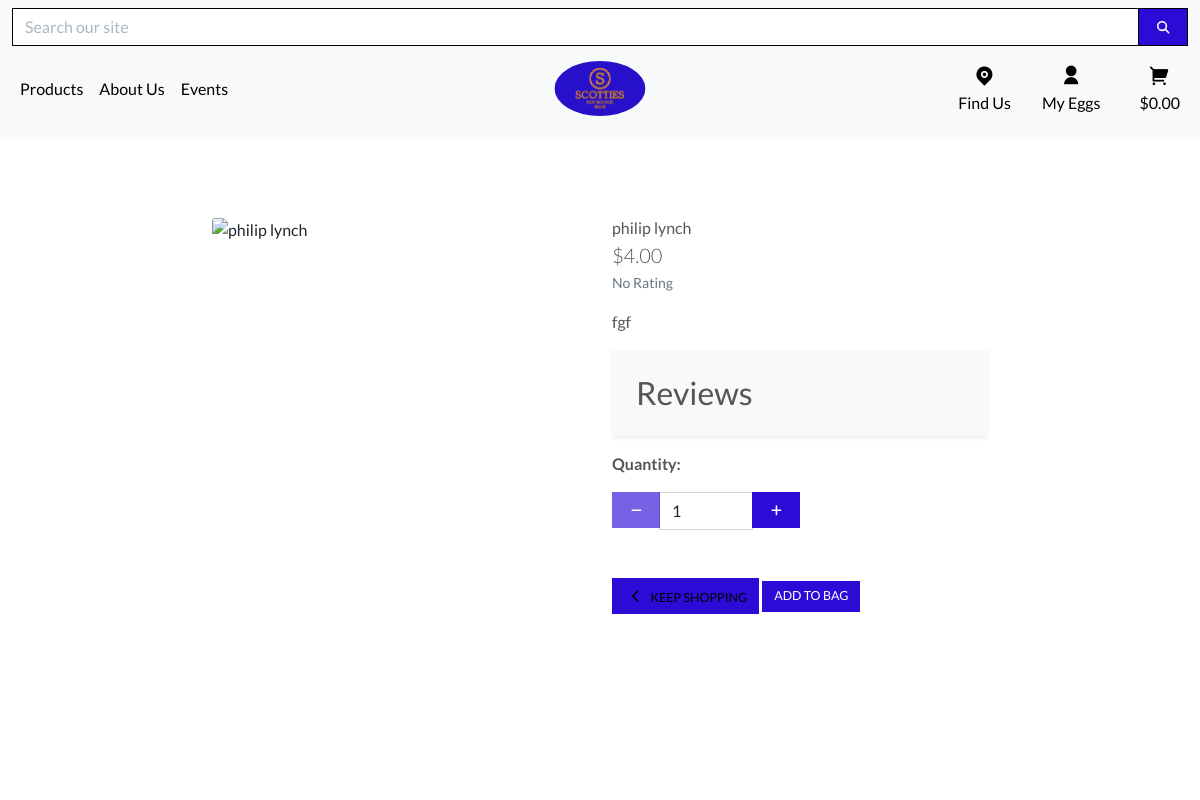
The page /products/1/ on the database as committed earlier.
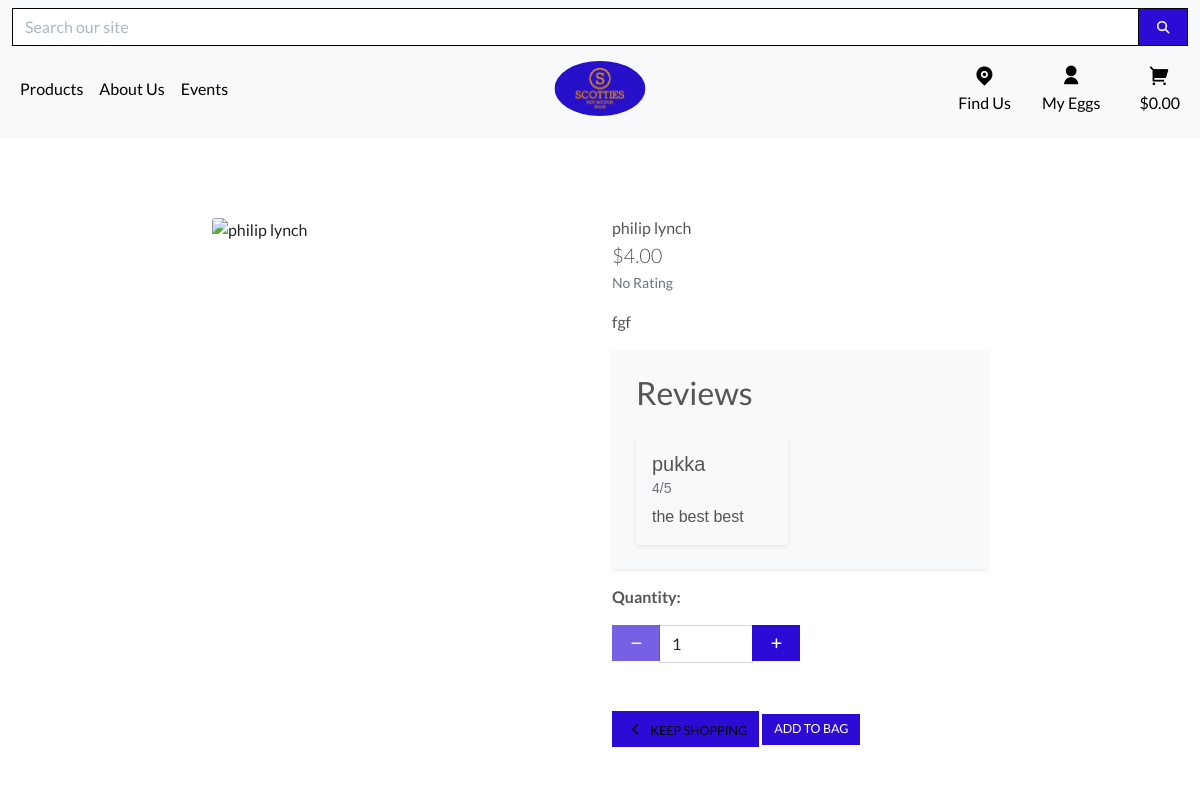
The same page on the database as committed later.
### products/models.py (models this page shows, shortened)
class Product(models.Model):
    category = models.ForeignKey('Category', null=True, blank=True, on_delete=models.SET_NULL)
    sku = models.CharField(max_length=254, null=True, blank=True)
    name = models.CharField(max_length=254)
    description = models.TextField()
    price = models.DecimalField(max_digits=6, decimal_places=2)
    image_url = models.URLField(max_length=1024, null=True, blank=True)
    image = CloudinaryField('image', null=True, blank=True)

### home/models.py (models this page shows, shortened)
class Review(models.Model):
    RATING_CHOICES = (
        (1, '★'),
        (2, '★★'),
        (3, '★★★'),
        (4, '★★★★'),
        (5, '★★★★★'),
    )
    name = models.CharField(max_length=255)
    email = models.EmailField()
    comment = models.TextField()
    rating = models.IntegerField(choices=RATING_CHOICES)
    user = models.ForeignKey(User, on_delete=models.CASCADE)
    products = models.ManyToManyField(Product)
    product = models.ForeignKey(Product, on_delete=models.CASCADE, null=False, blank=False, related_name='reviews', default=1)

### products/views.py (the view)
# urls.py: path('<int:product_id>/', views.product_detail, name='product_detail'),
def product_detail(request, product_id):
    product = get_object_or_404(Product, pk=product_id)
    reviews = product.reviews.all()
    context = {
        'product': product,
        'reviews': reviews,
    }
    return render(request, 'products/product_detail.html', context)

### bag/contexts.py (called while the page is built, shortened)
def bag_contents(request):
    bag_items = []
    total = 0
    product_count = 0
    bag = request.session.get('bag', {})
    if total < settings.FREE_DELIVERY_THRESHOLD:
        delivery = total * Decimal(settings.STANDARD_DELIVERY_PERCENTAGE / 100)
        free_delivery_delta = settings.FREE_DELIVERY_THRESHOLD - total
    else:
        delivery = 0
        free_delivery_delta = 0
    grand_total = delivery + total
    context = {
        'bag_items': bag_items,
        'total': total,
        'product_count': product_count,
        'delivery': delivery,
        'free_delivery_delta': free_delivery_delta,
        'free_delivery_threshold': settings.FREE_DELIVERY_THRESHOLD,
        'grand_total': grand_total,
    }
    return context

### products/templates/products/product_detail.html (shortened to what this page needs)
{% extends "base.html" %}
{% load static %}
{% block page_header %}
    <div class="container header-container">
    </div>
{% endblock %}
{% block content %}
    <div class="overlay"></div>
    <div class="container-fluid">
        <div class="row">
            <div class="col-12 col-md-6 col-lg-4 offset-lg-2">
                <div class="image-container my-5">
                    {% if product.image %}
                        <a href="{{ product.image.url }}" target="_blank">
                            <img class="card-img-top img-fluid" src="{{ product.image.url }}" alt="{{ product.name }}">
                        </a>
                        {% else %}
                        <a href="">
                            <img class="card-img-top img-fluid" src="{{ MEDIA_URL }}noimage.png" alt="{{ product.name }}">
                        </a>
                    {% endif %}
                </div>
            </div>
            <div class="col-12 col-md-6 col-lg-4">
                <div class="product-details-container mb-5 mt-md-5">
                    <p class="mb-0">{{ product.name }}</p>
                    <p class="lead mb-0 text-left font-weight-bold">${{ product.price }}</p>
                    {% if product.rating %}
                        <small class="text-muted"><i class="fas fa-star mr-1"></i>{{ product.rating }} / 5</small>
                    {% else %}
                        <small class="text-muted">No Rating</small>
                    {% endif %}
                    <p class="mt-3">{{ product.description }}</p>
                    <div class="bg-light shadow-sm p-4 container-fluid">
                        <h2 class="mb-4">Reviews</h2>
                        <div class="row row-cols-1 row-cols-md-2 g-4">
                            {% for review in product.reviews.all %}
                            {% if review.product == product %}
                            <div class="col">
                                <div class="card h-100 shadow-sm" style="background-color: #f8f9fa;">
                                    <div class="card-body">
                                        <h5 class="card-title">{{ review.name }}</h5>
                                        <h6 class="card-subtitle mb-2 text-muted">{{ review.rating }}/5</h6>
                                        <p class="card-text">{{ review.comment }}</p>
                                    </div>
                                </div>
                            </div>
                            {% endif %}
                            {% endfor %}
                        </div>
                    </div>
                    <form class="form" action="{% url 'add_to_bag' product.id %}" method="POST">
                        <div class="form-row">
                            <div class="col-12">
                                <p class="mt-3"><strong>Quantity:</strong></p>
                                <div class="form-group w-50">
                                    <div class="input-group">
                                        <div class="input-group-prepend">
                                            <button class="decrement-qty btn btn-black rounded-0"
                                                data-item_id="{{ product.id }}" id="decrement-qty_{{ product.id }}">
                                                <span class="icon">
                                                    <i class="fas fa-minus"></i>
                                                </span>
                                            </button>
                                        </div>
                                        <input class="form-control qty_input" type="number"
                                        name="quantity" value="1" min="1" max="99"
                                        data-item_id="{{ product.id }}"
                                        id="id_qty_{{ product.id }}">
                                        <div class="input-group-append">
                                            <button class="increment-qty btn btn-black rounded-0"
                                                data-item_id="{{ product.id }}" id="increment-qty_{{ product.id }}">
                                                <span class="icon">
                                                    <i class="fas fa-plus"></i>
                                                </span>
                                            </button>
                                        </div>
                                    </div>
                                </div>
                            </div>
                            <div class="col-12">
                                <a href="{% url 'products' %}" class="btn btn-outline-black rounded-0 mt-5">
                                    <span class="icon">
                                        <i class="fas fa-chevron-left"></i>
                                    </span>
                                    <span class="text-uppercase">Keep Shopping</span>
                                </a>
                                <input type="submit" class="btn btn-black rounded-0 text-uppercase mt-5" value="Add to Bag">
                            </div>
                        </div>
                    </form>
                </div>
            </div>
        </div>
    </div>
{% endblock %}

### templates/base.html (shortened to what this page needs)
{% load static %}
<!doctype html>
<html lang="en">
  <head>
    {% block corecss %}
    <link href="https://cdn.jsdelivr.net/npm/remixicon@2.5.0/fonts/remixicon.css" rel="stylesheet">
    <link rel="stylesheet" href="{% static 'css/bootstrap.min.css' %}">
    <link rel="stylesheet" href="{% static 'css/base.css' %}">
    {% endblock %}
  </head>
  <body>
    <header class="py-2 bg-light fixed-top">
        <div class="container-xxl d-flex align-items-center justify-content-center justify-content-md-between">
            <form method="GET" action="{% url 'products' %}" class="w-100 rounded-2">
                <div class="input-group">
                    <input class="form-control border border-black rounded-0" type="text" name="q"
                        placeholder="Search our site">
                    <div class="input-group-append">
                        <button class="form-control btn btn-black border border-black rounded-0" type="submit">
                            <span class="icon">
                                <i class="fas fa-search"></i>
                            </span>
                        </button>
                    </div>
                </div>
            </form>
        </div>
        {% include 'includes/navbar.html' %}
    </header>
    {% block page_header %}
    {% endblock %}
    {% block content %}
    {% endblock %}
  </body>
</html>

### templates/includes/navbar.html (shortened to what this page needs)
<nav class="navbar navbar-expand-lg navbar-light container-xxl">
    <a class="navbar-brand" href="{% url 'home' %}"><img src="../../static/img/logo1.jpeg" alt=""></a>
    <div class="collapse navbar-collapse" id="navbarNavDropdown">
        <ul class="navbar-nav">
            <li class="nav-item dropdown">
                <a class="logo-font font-weight-bold nav-link text-black mr-5" href="#" id="all-products-link"
                    data-bs-toggle="dropdown" aria-expanded="false" aria-haspopup="true">
                    Products
                </a>
            </li>
            <li class="nav-item dropdown">
                <a class="logo-font font-weight-bold nav-link text-black mr-5" href="#" id="about-us"
                    data-bs-toggle="dropdown" aria-expanded="false" aria-haspopup="true">
                    About Us
                </a>
            </li>
            <li class="nav-item dropdown">
                <a class="logo-font font-weight-bold nav-link text-black mr-5" href="#" id="events"
                    data-bs-toggle="dropdown" aria-expanded="false" aria-haspopup="true">
                    Events
                </a>
            </li>
        </ul>
        <ul class="navbar-nav ms-auto navbar-row">
            <li class="nav-item dropdown">
                <a class="{% if grand_total %}text-info font-weight-bold{% else %}text-black{% endif %} nav-link"
                    data-bs-toggle="dropdown" aria-expanded="false" aria-haspopup="true" href="{% url 'home' %}">
                    <div class="text-center">
                        <div><i class="ri-map-pin-fill ri-lg"></i></div>
                        <p class="my-0">
                            Find Us
                        </p>
                    </div>
                </a>
            </li>
            <li class="list-inline-item dropdown">
                <a class="text-black nav-link" href="#" id="user-options" data-bs-toggle="dropdown"
                    aria-expanded="false" aria-haspopup="true">
                    <div class="text-center">
                        <div><i class="ri-user-fill ri-lg"></i></div>
                        <p class="my-0">My Eggs</p>
                    </div>
                </a>
            </li>
            <li class="list-inline-item">
                <a class="{% if grand_total %}text-info font-weight-bold{% else %}text-black{% endif %} nav-link"
                    href="{% url 'view_bag' %}">
                    <div class="text-center">
                        <div><i class="ri-shopping-cart-2-fill ri-lg"></i></div>
                        <p class="my-0">
                            {% if grand_total %}
                            ${{ grand_total|floatformat:2 }}
                            {% else %}
                            $0.00
                            {% endif %}
                        </p>
                    </div>
                </a>
            </li>
        </ul>
    </div>
</nav>

### static/css/base.css (style rules this page uses)
html { height: 100%; }
body { background-size: cover; height: calc(100vh - 164px); color: #555; font-family: 'Lato'; }
.icon { align-items: center; display: inline-flex; justify-content: center; height: 1.5rem; width: 1.5rem; }
a { color: #212529; text-decoration: none; }
.btn-black { background: black; color: white; }
.btn-outline-black { background: white; color: black !important; border: 1px solid black; }
.text-black { color: #000 !important; }
.border-black { border: 1px solid black !important; }
.overlay { height: 100%; width: 100%; top: 0; left: 0; position: fixed; background: white; z-index: -1; }
input[name='q']::placeholder { color: #aab7c4; }
@media (min-width: 1200px) { .container { max-width: 80%; } }
@media (min-width: 992px) { .header-container { padding-top: 168px; } }
.navbar-brand img { max-height: 55px; border-radius: 50%; }
.navbar-brand { position: absolute; left: 50%; transform: translateX(-50%); top: 10PX; }
.navbar-row { flex-direction: row; align-items: center; justify-content: center; gap: 15px; margin-top: 5px; }
.card { background-color: #222222; border-radius: 10px; font-family: 'Manrope', sans-serif; }
.btn { background-color: #2D0BD6; font-size: 0.78rem; border: 0px; }
.card { border: none; border-radius: 0; box-shadow: 0 0 1rem rgba(0, 0, 0, .1); }
.card-text { font-size: 1rem; }
.text-muted { font-size: 0.875rem; }

Rows that differ between the two databases and show on the page:
added Review: name "pukka", rating "4", comment "the best best"
